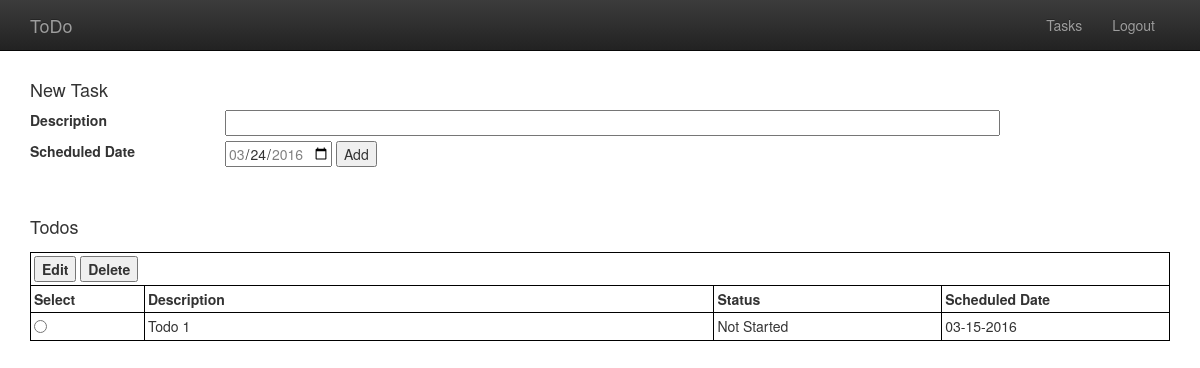
Screenshot of /views/home.php (signed in) with the database file from the repository.
### tables this page shows
CREATE TABLE `todo` (
  `id` int(11) NOT NULL,
  `description` varchar(256) NOT NULL,
  `scheduled_date` date NOT NULL,
  `status` enum('Not Started','Started','Midway','Completed') NOT NULL DEFAULT 'Not Started',
  `owner` varchar(64) NOT NULL
);

### model/mysql_data_access.php (called while the page is built, shortened)
<?php
function get_connection(){
	$connection = mysqli_connect(mysql_HOSTNAME,mysql_USERNAME,mysql_PASSWORD,mysql_DATABASE,mysql_PORT);
	return $connection;
}
function convert_mysql_todo_array_to_map($tdo){
	return array(
		todo_ID=> $tdo["id"],
		todo_DESCRIPTION=> $tdo["description"],
		todo_DATE=> date("m-d-Y", strtotime($tdo["scheduled_date"])),
		todo_STATUS=> $tdo["status"]
	);
}
function get_todo_array($user){
	$query = "SELECT * FROM todo WHERE owner='$user'";
    $connection = get_connection();
    $resultSet = mysqli_query($connection, $query);
    $todos = [];
    while ($task = mysqli_fetch_array($resultSet)) {
        $todos[] = convert_mysql_todo_array_to_map($task);
    }
    return $todos;
}
?>

### service/data_service.php (called while the page is built, shortened)
<?php
if(DATASOURCE_TYPE === DATASOURCE_JSON){
	require_once(__DIR__ . "/../model/json_data_access.php");
} else if(DATASOURCE_TYPE === DATASOURCE_CSV) {
	require_once(__DIR__ . "/../model/csv_data_access.php");
} else if(DATASOURCE_TYPE === DATASOURCE_MYSQL){
	require_once(__DIR__ . "/../model/mysql_data_access.php");
}
function get_todos($owner){
	return get_todo_array($owner);
}
?>

### views/home.php (the view, shortened to what this page needs)
<?php
$navMarkup = "";
$navMarkup = $navMarkup . "<li><a href=\"" . APPLICATION_ROOT . "/views/home.php\">Tasks</a></li>";
$navMarkup = $navMarkup . "<li><a href=\"" . APPLICATION_ROOT . "/controller/auth.php\">Logout</a></li>";
require_once(__DIR__ . "/../service/data_service.php");
$tasks = array();
if(isset($_SESSION[CURRENT_USER])){
    $userId = $_SESSION[CURRENT_USER];
    $tasks = get_todos($userId);
}
require_once("header.php");
?>
        <div class="container">
            <form action="<?php echo CONTROLLER ?>/todo.php" method="POST">
                <div class="row" style="margin-top:20px">
                    <div class="col-xs-12">
                        <h4>New Task</h4>
                    </div>
                </div>
                <div class="row">
                    <div class="col-xs-2">
                        <label>Description</label>
                    </div>
                    <div class="col-xs-10">
                        <input type="text" name="description" size="100" />
                    </div>
                </div>
                <div class="row" style="margin-top: 5px">
                    <div class="col-xs-2">
                        <label>Scheduled Date</label>
                    </div>
                    <div class="col-xs-10"><?php $maxDate = strtotime("+7 day");?>
                        <input type="date" name="scheduledDate" min="<?php echo date('Y-m-d'); ?>"
                            max="<?php echo date('Y-m-d',$maxDate); ?>" value="<?php echo date('Y-m-d'); ?>" />
                        <input type="submit" name="action" value="Add" />
                    </div>
                </div>
                <div class="row">&nbsp;</div>
                <div class="row" style="margin-top:20px">
                    <div class="col-xs-12">
                        <h4>Todos</h4>
                    </div>
                </div>
                <div class="row" style="margin-top:5px">
                    <div class="col-xs-12">
                        <table>
                            <thead>
                                <?php
                                if (count($tasks) > 0) {
                                ?>
                                    <tr>
                                        <th colspan="4">
                                            <input type="submit" name="action" value="Edit" />
                                            <input type="submit" name="action" value="Delete" id="deleteBtn" />
                                        </th>
                                    </tr>
                                <?php
                                }
                                ?>
                                <tr>
                                    <th>Select</th>
                                    <th>Description</th>
                                    <th>Status</th>
                                    <th>Scheduled Date</th>
                                </tr>
                            </thead>
                            <tbody>
                                <?php
                                if (count($tasks) == 0) {
                                    ?>
                                    <tr>
                                        <td colspan="4">
                                            No tasks found. Enjoy your day. :)
                                        </td>
                                    </tr>
                                    <?php
                                } else {
                                    for ($index = 0; $index < count($tasks); $index++) {
                                        $task = $tasks[$index];
                                        ?>
                                        <tr>
                                            <td class="select">
                                                <input type="radio" name="todoId" value="<?php echo $task[todo_ID] ?>" />
                                            </td>
                                            <td class="description"><?php echo $task[todo_DESCRIPTION] ?></td>
                                            <td class="status"><?php echo $task[todo_STATUS] ?></td>
                                            <td class="date"><?php echo $task[todo_DATE] ?></td>
                                        </tr>
                                        <?php
                                    }
                                }
                                ?>
                            </tbody>
                        </table>
                    </div>
                </div>
            </form>
        </div>
<?php
require_once("footer.php");
?>

### views/header.php (shortened to what this page needs)
<!DOCTYPE html>
<html lang="en">
    <head>
        <link rel="stylesheet" href="<?php echo CSS ?>/bootstrap.min.css">
        <link rel="stylesheet" href="<?php echo CSS ?>/bootstrap-theme.min.css">
        <link rel="stylesheet" href="<?php echo CSS ?>/todo.css">
    </head>
    <body>
        <div class="navbar navbar-inverse navbar-fixed-top" role="navigation">
            <div class="container">
                <div class="navbar-header">
                    <a class="navbar-brand" href="<?php echo APPLICATION_ROOT ?>/index.php">ToDo</a>
                </div>
                <div class="collapse navbar-collapse">
                    <ul class="nav navbar-nav pull-right">
                        <?php echo $navMarkup; ?>
                    </ul>
                </div>
            </div>
        </div>

### views/footer.php
    </body>
</html>

### resources/css/todo.css (style rules this page uses)
body { padding-top: 50px; }
table { border: solid 1px #000; border-collapse: collapse; width: 100%; }
th, td { padding:3px; border:solid 1px #000; }
td.select { width:10%; }
td.description { width:50%; }
td.status { width:20%; }
td.date { width:20%; }

### rows the page displays
todo: description "Todo 1", status "Not Started", task "03-15-2016"
